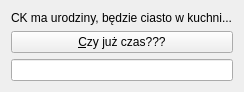
<?xml version="1.0" encoding="UTF-8"?>
<ui version="4.0">
 <class>Widget</class>
 <widget class="QWidget" name="Widget">
  <property name="geometry">
   <rect>
    <x>0</x>
    <y>0</y>
    <width>231</width>
    <height>75</height>
   </rect>
  </property>
  <property name="windowTitle">
   <string>Czy już czas?</string>
  </property>
  <layout class="QVBoxLayout" name="verticalLayout">
   <item>
    <widget class="QLabel" name="label">
     <property name="text">
      <string>CK ma urodziny, będzie ciasto w kuchni...</string>
     </property>
    </widget>
   </item>
   <item>
    <widget class="QPushButton" name="pushButton">
     <property name="text">
      <string>&amp;Czy już czas???</string>
     </property>
    </widget>
   </item>
   <item>
    <widget class="QLineEdit" name="lineEdit">
     <property name="toolTip">
      <string>Odpowiedź</string>
     </property>
    </widget>
   </item>
  </layout>
 </widget>
 <layoutdefault spacing="6" margin="11"/>
 <resources/>
 <connections/>
</ui>
